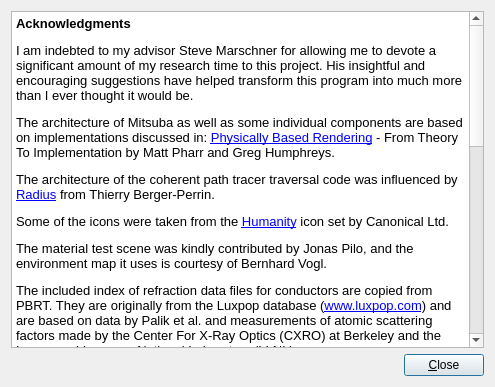
<?xml version="1.0" encoding="UTF-8"?>
<ui version="4.0">
 <class>AcknowledgmentDialog</class>
 <widget class="QDialog" name="AcknowledgmentDialog">
  <property name="windowModality">
   <enum>Qt::NonModal</enum>
  </property>
  <property name="geometry">
   <rect>
    <x>0</x>
    <y>0</y>
    <width>495</width>
    <height>387</height>
   </rect>
  </property>
  <property name="windowTitle">
   <string>Acknowledgments</string>
  </property>
  <layout class="QGridLayout" name="gridLayout">
   <item row="1" column="0">
    <layout class="QHBoxLayout" name="horizontalLayout">
     <item>
      <spacer name="horizontalSpacer">
       <property name="orientation">
        <enum>Qt::Horizontal</enum>
       </property>
       <property name="sizeHint" stdset="0">
        <size>
         <width>198</width>
         <height>20</height>
        </size>
       </property>
      </spacer>
     </item>
     <item>
      <widget class="QPushButton" name="pushButton">
       <property name="text">
        <string>&amp;Close</string>
       </property>
      </widget>
     </item>
    </layout>
   </item>
   <item row="0" column="0">
    <widget class="QTextBrowser" name="textBrowser">
     <property name="html">
      <string>&lt;!DOCTYPE HTML PUBLIC &quot;-//W3C//DTD HTML 4.0//EN&quot; &quot;http://www.w3.org/TR/REC-html40/strict.dtd&quot;&gt;
&lt;html&gt;&lt;head&gt;&lt;meta name=&quot;qrichtext&quot; content=&quot;1&quot; /&gt;&lt;style type=&quot;text/css&quot;&gt;
p, li { white-space: pre-wrap; }
&lt;/style&gt;&lt;/head&gt;&lt;body style=&quot; font-family:'Sans'; font-size:11pt; font-weight:400; font-style:normal;&quot;&gt;
&lt;p style=&quot; margin-top:12px; margin-bottom:12px; margin-left:0px; margin-right:0px; -qt-block-indent:0; text-indent:0px;&quot;&gt;&lt;span style=&quot; font-size:10pt; font-weight:600;&quot;&gt;Acknowledgments&lt;/span&gt;&lt;/p&gt;
&lt;p style=&quot; margin-top:12px; margin-bottom:12px; margin-left:0px; margin-right:0px; -qt-block-indent:0; text-indent:0px;&quot;&gt;&lt;span style=&quot; font-size:10pt;&quot;&gt;I am indebted to my advisor Steve Marschner for allowing me to devote a significant amount of my research time to this project. His insightful and encouraging suggestions have helped transform this program into much more than I ever thought it would be.&lt;/span&gt;&lt;/p&gt;
&lt;p style=&quot; margin-top:12px; margin-bottom:12px; margin-left:0px; margin-right:0px; -qt-block-indent:0; text-indent:0px;&quot;&gt;&lt;span style=&quot; font-size:10pt;&quot;&gt;The architecture of Mitsuba as well as some individual components are based on implementations discussed in: &lt;/span&gt;&lt;a href=&quot;http://www.pbrt.org&quot;&gt;&lt;span style=&quot; font-size:10pt; text-decoration: underline; color:#0000ff;&quot;&gt;Physically Based Rendering&lt;/span&gt;&lt;/a&gt;&lt;span style=&quot; font-size:10pt;&quot;&gt; - From Theory To Implementation by Matt Pharr and Greg Humphreys.&lt;/span&gt;&lt;/p&gt;
&lt;p style=&quot; margin-top:12px; margin-bottom:12px; margin-left:0px; margin-right:0px; -qt-block-indent:0; text-indent:0px;&quot;&gt;&lt;span style=&quot; font-size:10pt;&quot;&gt;The architecture of the coherent path tracer traversal code was influenced by &lt;/span&gt;&lt;a href=&quot;http://gna.org/projects/radius/&quot;&gt;&lt;span style=&quot; font-size:10pt; text-decoration: underline; color:#0000ff;&quot;&gt;Radius&lt;/span&gt;&lt;/a&gt;&lt;span style=&quot; font-size:10pt;&quot;&gt; from Thierry Berger-Perrin.&lt;/span&gt;&lt;/p&gt;
&lt;p style=&quot; margin-top:12px; margin-bottom:12px; margin-left:0px; margin-right:0px; -qt-block-indent:0; text-indent:0px;&quot;&gt;&lt;span style=&quot; font-size:10pt;&quot;&gt;Some of the icons were taken from the &lt;/span&gt;&lt;a href=&quot;https://launchpad.net/humanity&quot;&gt;&lt;span style=&quot; font-size:10pt; text-decoration: underline; color:#0000ff;&quot;&gt;Humanity&lt;/span&gt;&lt;/a&gt;&lt;span style=&quot; font-size:10pt;&quot;&gt; icon set by Canonical Ltd.&lt;/span&gt;&lt;/p&gt;
&lt;p style=&quot; margin-top:12px; margin-bottom:12px; margin-left:0px; margin-right:0px; -qt-block-indent:0; text-indent:0px;&quot;&gt;&lt;span style=&quot; font-size:10pt;&quot;&gt;The material test scene was kindly contributed by Jonas Pilo, and the environment map it uses is courtesy of Bernhard Vogl.&lt;/span&gt;&lt;/p&gt;
&lt;p style=&quot; margin-top:12px; margin-bottom:12px; margin-left:0px; margin-right:0px; -qt-block-indent:0; text-indent:0px;&quot;&gt;&lt;span style=&quot; font-size:10pt;&quot;&gt;The included index of refraction data files for conductors are copied from PBRT. They are originally from the Luxpop database (&lt;/span&gt;&lt;a href=&quot;http://www.luxpop.com&quot;&gt;&lt;span style=&quot; font-size:10pt; text-decoration: underline; color:#0000ff;&quot;&gt;www.luxpop.com&lt;/span&gt;&lt;/a&gt;&lt;span style=&quot; font-size:10pt;&quot;&gt;) and are based on data by Palik et al. and measurements of atomic scattering factors made by the Center For X-Ray Optics (CXRO) at Berkeley and the Lawrence Livermore National Laboratory (LLNL).&lt;/span&gt;&lt;/p&gt;
&lt;p style=&quot; margin-top:12px; margin-bottom:12px; margin-left:0px; margin-right:0px; -qt-block-indent:0; text-indent:0px;&quot;&gt;&lt;span style=&quot; font-size:10pt;&quot;&gt;Mitsuba makes heavy use of the following amazing libraries and tools: &lt;/span&gt;&lt;/p&gt;
&lt;ul style=&quot;margin-top: 0px; margin-bottom: 0px; margin-left: 0px; margin-right: 0px; -qt-list-indent: 1;&quot;&gt;&lt;li style=&quot; font-size:10pt;&quot; style=&quot; margin-top:12px; margin-bottom:12px; margin-left:0px; margin-right:0px; -qt-block-indent:0; text-indent:0px;&quot;&gt;&lt;a href=&quot;http://qt.digia.com/product/&quot;&gt;&lt;span style=&quot; text-decoration: underline; color:#0000ff;&quot;&gt;Qt 4&lt;/span&gt;&lt;/a&gt; by Digia&lt;/li&gt;
&lt;li style=&quot; font-size:10pt;&quot; style=&quot; margin-top:12px; margin-bottom:12px; margin-left:0px; margin-right:0px; -qt-block-indent:0; text-indent:0px;&quot;&gt;&lt;a href=&quot;http://www.openexr.com/&quot;&gt;&lt;span style=&quot; text-decoration: underline; color:#0000ff;&quot;&gt;OpenEXR&lt;/span&gt;&lt;/a&gt; by Industrial Light &amp;amp; Magic&lt;/li&gt;
&lt;li style=&quot; font-size:10pt;&quot; style=&quot; margin-top:12px; margin-bottom:12px; margin-left:0px; margin-right:0px; -qt-block-indent:0; text-indent:0px;&quot;&gt;&lt;a href=&quot;http://xerces.apache.org/xerces-c/&quot;&gt;&lt;span style=&quot; text-decoration: underline; color:#0000ff;&quot;&gt;Xerces-C++&lt;/span&gt;&lt;/a&gt; by the Apache Foundation&lt;/li&gt;
&lt;li style=&quot; font-size:10pt;&quot; style=&quot; margin-top:12px; margin-bottom:12px; margin-left:0px; margin-right:0px; -qt-block-indent:0; text-indent:0px;&quot;&gt;&lt;a href=&quot;http://eigen.tuxfamily.org&quot;&gt;&lt;span style=&quot; text-decoration: underline; color:#0000ff;&quot;&gt;Eigen&lt;/span&gt;&lt;/a&gt; by Benoît Jacob and Gaël Guennebaud&lt;/li&gt;
&lt;li style=&quot; font-size:10pt;&quot; style=&quot; margin-top:12px; margin-bottom:12px; margin-left:0px; margin-right:0px; -qt-block-indent:0; text-indent:0px;&quot;&gt;&lt;a href=&quot;http://gruntthepeon.free.fr/ssemath/&quot;&gt;&lt;span style=&quot; text-decoration: underline; color:#0000ff;&quot;&gt;SSE math functions&lt;/span&gt;&lt;/a&gt; by Julien Pommier&lt;/li&gt;
&lt;li style=&quot; font-size:10pt;&quot; style=&quot; margin-top:12px; margin-bottom:12px; margin-left:0px; margin-right:0px; -qt-block-indent:0; text-indent:0px;&quot;&gt;The &lt;a href=&quot;http://www.boost.org/&quot;&gt;&lt;span style=&quot; text-decoration: underline; color:#0000ff;&quot;&gt;Boost&lt;/span&gt;&lt;/a&gt; C++ class library&lt;/li&gt;
&lt;li style=&quot; font-size:10pt;&quot; style=&quot; margin-top:12px; margin-bottom:12px; margin-left:0px; margin-right:0px; -qt-block-indent:0; text-indent:0px;&quot;&gt;&lt;a href=&quot;http://glew.sourceforge.net/&quot;&gt;&lt;span style=&quot; text-decoration: underline; color:#0000ff;&quot;&gt;GLEW&lt;/span&gt;&lt;/a&gt; by Milan Ikits, Marcelo E. Magallon and Lev Povalahev&lt;/li&gt;
&lt;li style=&quot; font-size:10pt;&quot; style=&quot; margin-top:12px; margin-bottom:12px; margin-left:0px; margin-right:0px; -qt-block-indent:0; text-indent:0px;&quot;&gt;&lt;a href=&quot;http://sourceforge.net/projects/collada-dom/&quot;&gt;&lt;span style=&quot; text-decoration: underline; color:#0000ff;&quot;&gt;COLLADA DOM&lt;/span&gt;&lt;/a&gt; by Sony Computer Entertainment&lt;/li&gt;
&lt;li style=&quot; font-size:10pt;&quot; style=&quot; margin-top:12px; margin-bottom:12px; margin-left:0px; margin-right:0px; -qt-block-indent:0; text-indent:0px;&quot;&gt;&lt;a href=&quot;http://www.math.sci.hiroshima-u.ac.jp/~m-mat/MT/emt.html&quot;&gt;&lt;span style=&quot; text-decoration: underline; color:#0000ff;&quot;&gt;Mersenne Twister&lt;/span&gt;&lt;/a&gt; by Makoto Matsumoto and Takuji Nishimura&lt;/li&gt;
&lt;li style=&quot; font-size:10pt;&quot; style=&quot; margin-top:12px; margin-bottom:12px; margin-left:0px; margin-right:0px; -qt-block-indent:0; text-indent:0px;&quot;&gt;&lt;a href=&quot;http://ab-initio.mit.edu/wiki/index.php/Cubature&quot;&gt;&lt;span style=&quot; text-decoration: underline; color:#0000ff;&quot;&gt;Cubature&lt;/span&gt;&lt;/a&gt; by Steven G. Johnson&lt;/li&gt;
&lt;li style=&quot; font-size:10pt;&quot; style=&quot; margin-top:12px; margin-bottom:12px; margin-left:0px; margin-right:0px; -qt-block-indent:0; text-indent:0px;&quot;&gt;&lt;a href=&quot;http://people.cs.kuleuven.be/~ares.lagae/libply/&quot;&gt;&lt;span style=&quot; text-decoration: underline; color:#0000ff;&quot;&gt;libply&lt;/span&gt;&lt;/a&gt; by Ares Lagae&lt;/li&gt;
&lt;li style=&quot; font-size:10pt;&quot; style=&quot; margin-top:12px; margin-bottom:12px; margin-left:0px; margin-right:0px; -qt-block-indent:0; text-indent:0px;&quot;&gt;&lt;a href=&quot;http://www.ijg.org/&quot;&gt;&lt;span style=&quot; text-decoration: underline; color:#0000ff;&quot;&gt;libjpeg-turbo&lt;/span&gt;&lt;/a&gt; by Darrell Commander and others&lt;/li&gt;
&lt;li style=&quot; font-size:10pt;&quot; style=&quot; margin-top:12px; margin-bottom:12px; margin-left:0px; margin-right:0px; -qt-block-indent:0; text-indent:0px;&quot;&gt;&lt;a href=&quot;http://www.libpng.org/pub/png&quot;&gt;&lt;span style=&quot; text-decoration: underline; color:#0000ff;&quot;&gt;libpng&lt;/span&gt;&lt;/a&gt; by Guy Eric Schalnat, Andreas Dilger, Glenn Randers-Pehrson and others&lt;/li&gt;
&lt;li style=&quot; font-size:10pt;&quot; style=&quot; margin-top:12px; margin-bottom:12px; margin-left:0px; margin-right:0px; -qt-block-indent:0; text-indent:0px;&quot;&gt;&lt;a href=&quot;http://www.brandonwalkin.com/bwtoolkit/&quot;&gt;&lt;span style=&quot; text-decoration: underline; color:#0000ff;&quot;&gt;BWToolkit&lt;/span&gt;&lt;/a&gt; by Brandon Walkin&lt;/li&gt;
&lt;li style=&quot; font-size:10pt;&quot; style=&quot; margin-top:12px; margin-bottom:12px; margin-left:0px; margin-right:0px; -qt-block-indent:0; text-indent:0px;&quot;&gt;&lt;a href=&quot;http://sourceware.org/pthreads-win32/&quot;&gt;&lt;span style=&quot; text-decoration: underline; color:#0000ff;&quot;&gt;POSIX Threads for Win32&lt;/span&gt;&lt;/a&gt; by Ross Johnson&lt;/li&gt;
&lt;li style=&quot; font-size:10pt;&quot; style=&quot; margin-top:12px; margin-bottom:12px; margin-left:0px; margin-right:0px; -qt-block-indent:0; text-indent:0px;&quot;&gt;The &lt;a href=&quot;http://www.scons.org/&quot;&gt;&lt;span style=&quot; text-decoration: underline; color:#0000ff;&quot;&gt;SCons&lt;/span&gt;&lt;/a&gt; build system by the SCons Foundation&lt;/li&gt;&lt;/ul&gt;
&lt;p style=&quot;-qt-paragraph-type:empty; margin-top:12px; margin-bottom:12px; margin-left:0px; margin-right:0px; -qt-block-indent:0; text-indent:0px; font-size:10pt;&quot;&gt;&lt;br /&gt;&lt;/p&gt;&lt;/body&gt;&lt;/html&gt;</string>
     </property>
     <property name="openExternalLinks">
      <bool>true</bool>
     </property>
    </widget>
   </item>
  </layout>
 </widget>
 <resources/>
 <connections>
  <connection>
   <sender>pushButton</sender>
   <signal>clicked()</signal>
   <receiver>AcknowledgmentDialog</receiver>
   <slot>accept()</slot>
   <hints>
    <hint type="sourcelabel">
     <x>327</x>
     <y>263</y>
    </hint>
    <hint type="destinationlabel">
     <x>334</x>
     <y>199</y>
    </hint>
   </hints>
  </connection>
 </connections>
</ui>
